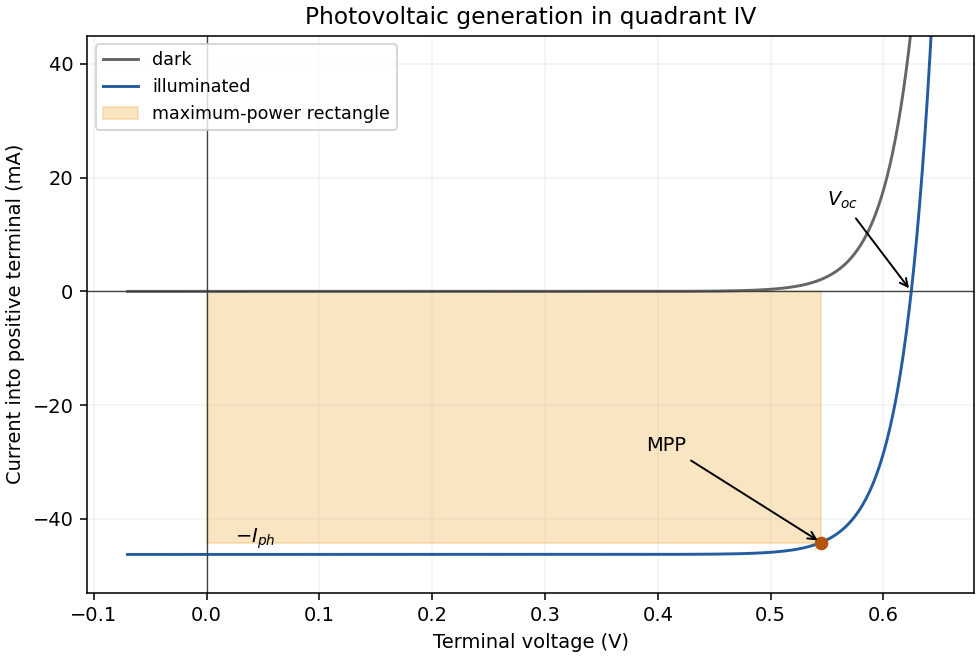

The Python source for this figure:
"""Dark and illuminated characteristics using the ideal model of Q12."""
from pathlib import Path
import numpy as np
import matplotlib.pyplot as plt
vt=1.380649e-23*300/1.602176634e-19
iph=1.602176634e-19*(87*.04**2)*412e-9/(6.62607015e-34*299792458)
i0=1e-4/np.expm1(.466/vt);voc=vt*np.log1p(iph/i0)
v=np.linspace(-.07,voc+.02,1800);dark=i0*np.expm1(v/vt);light=dark-iph
# Bisection of dPout/dV=0, no nonstandard dependency.
a,b=0.,voc
for _ in range(70):
 m=(a+b)/2;value=i0*np.expm1(m/vt)-iph+m*i0*np.exp(m/vt)/vt
 if value>0:b=m
 else:a=m
vmp=(a+b)/2;imp=i0*np.expm1(vmp/vt)-iph
fig,ax=plt.subplots(figsize=(7,4.7),layout='constrained')
ax.plot(v,dark*1000,label='dark',color='.4');ax.plot(v,light*1000,label='illuminated',color='#245c9f')
ax.fill([0,vmp,vmp,0],[0,0,imp*1000,imp*1000],color='#f2be68',alpha=.4,label='maximum-power rectangle')
ax.plot(vmp,imp*1000,'o',color='#b45309');ax.annotate('MPP',(vmp,imp*1000),(.39,-28),arrowprops={'arrowstyle':'->'})
ax.annotate(r'$V_{oc}$',(voc,0),(.55,15),arrowprops={'arrowstyle':'->'});ax.text(.025,-iph*1000+2,r'$-I_{ph}$')
ax.axhline(0,color='.25',lw=.7);ax.axvline(0,color='.25',lw=.7)
ax.set(xlabel='Terminal voltage (V)',ylabel='Current into positive terminal (mA)',ylim=(-53,45),title='Photovoltaic generation in quadrant IV');ax.legend(loc='upper left',fontsize=9);ax.grid(alpha=.15)
fig.savefig(Path(__file__).with_suffix('.png').name,dpi=140,facecolor='white');plt.close(fig)
